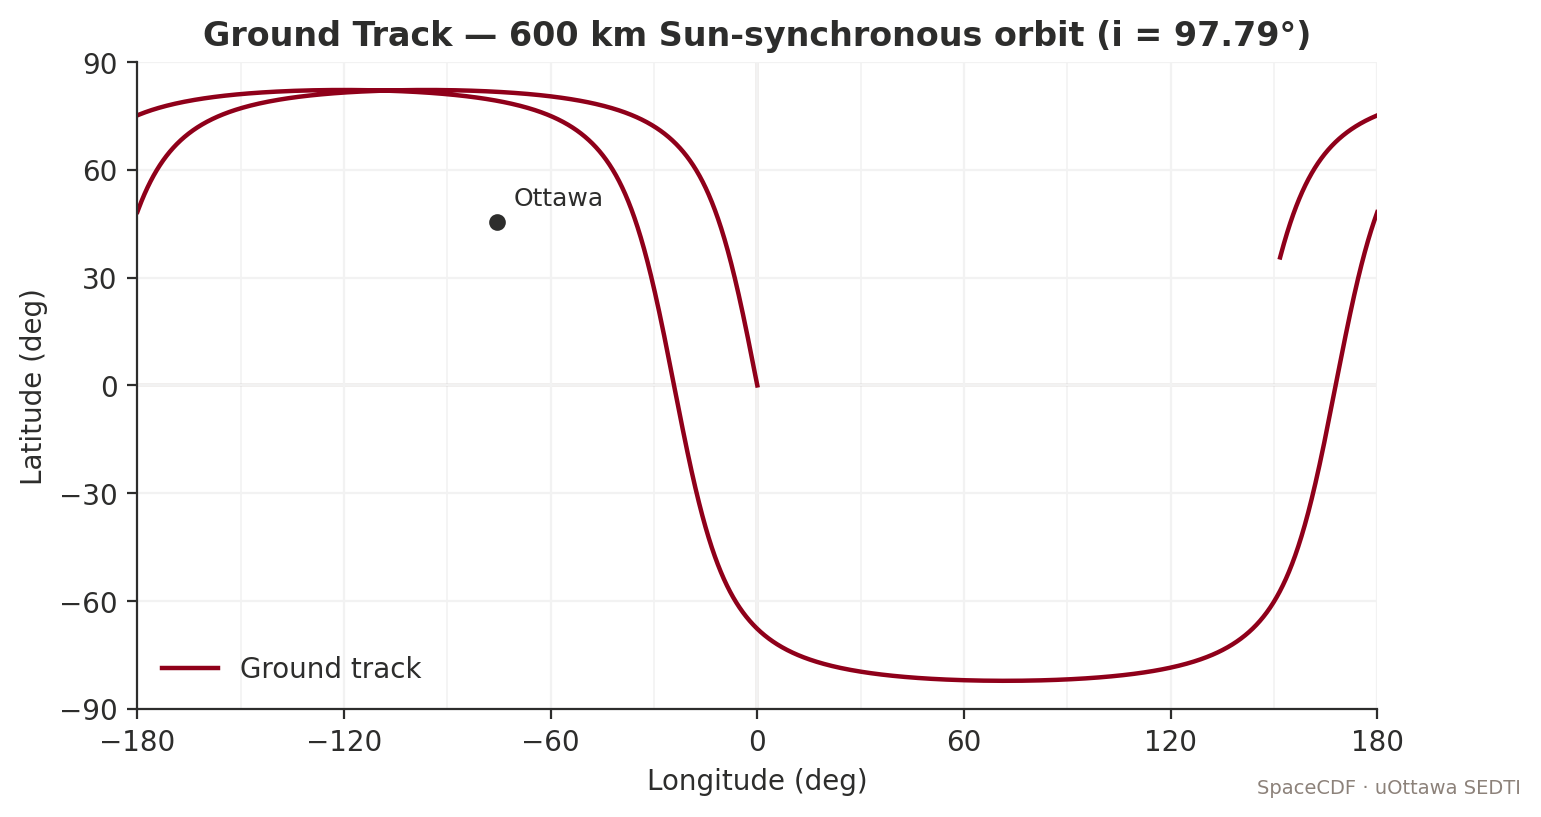

This chart was generated by the following Python code:
"""Sample figure: ground track of a 600 km Sun-synchronous orbit (one orbit + horizon)."""
import numpy as np
import matplotlib.pyplot as plt
from uottawa_brand import apply_style, COLORS, add_footer

apply_style()

# Earth & orbit constants
MU = 398_600.4418            # km^3/s^2
RE = 6378.137                # km
J2 = 1.082_626_68e-3
WE = 7.2921159e-5            # rad/s (Earth rotation)

# Orbit: 600 km altitude, SSO (i ~ 97.79 deg)
h = 600.0
a = RE + h
e = 0.0
i_deg = 97.79
RAAN0 = 0.0
arg_p0 = 0.0
nu0 = 0.0

n = np.sqrt(MU / a**3)
T = 2 * np.pi / n
t = np.linspace(0, 1.4 * T, 4000)  # 1.4 orbits

i = np.deg2rad(i_deg)
M = n * t
E = M.copy()
for _ in range(20):
    E = M + e * np.sin(E)
nu = 2 * np.arctan2(np.sqrt(1 + e) * np.sin(E / 2), np.sqrt(1 - e) * np.cos(E / 2))
u = arg_p0 + nu  # argument of latitude (e=0)

# Position in ECI
r = a * (1 - e * np.cos(E))
x_p = r * np.cos(u)
y_p = r * np.sin(u) * np.cos(i)
z_p = r * np.sin(u) * np.sin(i)

# RAAN drift (J2 nodal regression)
n_dot_RAAN = -1.5 * n * J2 * (RE / a) ** 2 * np.cos(i) / (1 - e**2) ** 2
RAAN = RAAN0 + n_dot_RAAN * t

# Rotate by -RAAN (apply RAAN)
cR, sR = np.cos(RAAN), np.sin(RAAN)
x_eci = cR * x_p - sR * y_p
y_eci = sR * x_p + cR * y_p
z_eci = z_p

# ECI -> ECEF (only Earth rotation, ignore precession)
gst = WE * t
ce, se = np.cos(gst), np.sin(gst)
x_ecef =  ce * x_eci + se * y_eci
y_ecef = -se * x_eci + ce * y_eci
z_ecef = z_eci

lat = np.rad2deg(np.arcsin(z_ecef / np.linalg.norm([x_ecef, y_ecef, z_ecef], axis=0)))
lon = np.rad2deg(np.arctan2(y_ecef, x_ecef))
# Wrap longitude to (-180, 180] and split traces at jumps so lines don't streak across the map
lon = ((lon + 180) % 360) - 180
breaks = np.where(np.abs(np.diff(lon)) > 180)[0] + 1
lon_seg = np.insert(lon, breaks, np.nan)
lat_seg = np.insert(lat, breaks, np.nan)

fig, ax = plt.subplots(figsize=(8.0, 4.2))

# Background world graticule
for L in range(-180, 181, 30):
    ax.axvline(L, color=COLORS["polar"], lw=0.6, zorder=0)
for L in range(-90, 91, 30):
    ax.axhline(L, color=COLORS["polar"], lw=0.6, zorder=0)
ax.axhline(0, color=COLORS["warm_grey"], lw=0.8, zorder=0)   # Equator
ax.axvline(0, color=COLORS["warm_grey"], lw=0.8, zorder=0)   # Prime meridian

ax.plot(lon_seg, lat_seg, color=COLORS["garnet"], lw=1.6, label="Ground track")

# Mark Ottawa
ax.plot(-75.7, 45.4, "o", color=COLORS["charcoal"], ms=5)
ax.annotate("Ottawa", (-75.7, 45.4), xytext=(6, 6),
            textcoords="offset points", fontsize=9, color=COLORS["charcoal"])

ax.set_xlim(-180, 180)
ax.set_ylim(-90, 90)
ax.set_xticks(range(-180, 181, 60))
ax.set_yticks(range(-90, 91, 30))
ax.set_xlabel("Longitude (deg)")
ax.set_ylabel("Latitude (deg)")
ax.set_title(f"Ground Track — {int(h)} km Sun-synchronous orbit (i = {i_deg}°)")
ax.legend(loc="lower left", frameon=False)

add_footer(fig)
fig.savefig("/sessions/serene-eager-noether/mnt/docs/assets/figures/fig_ground_track.png")
print("OK ground track")
